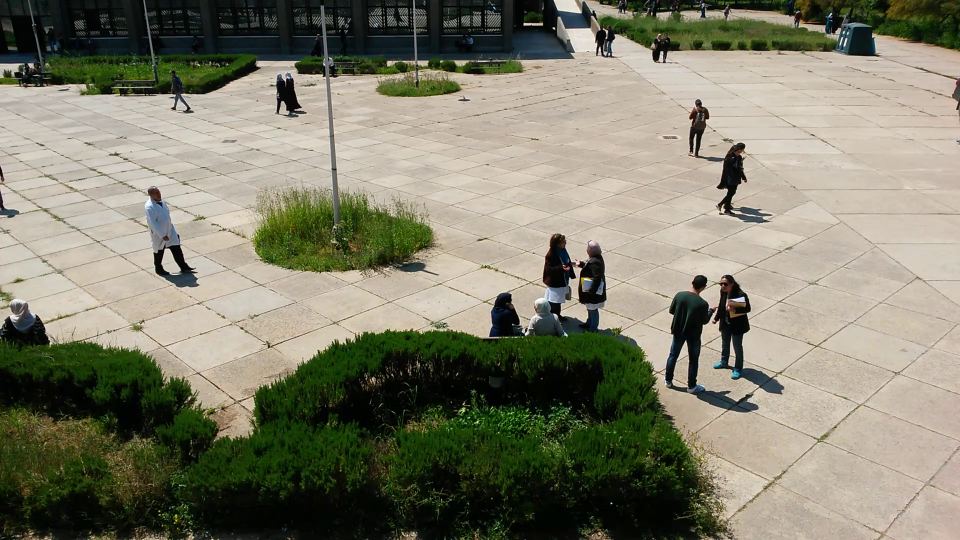
#> input picture d2.png, 1920 x 1080 px (shown at 1/2 size)
$ python main.py
#> lines starting #> are read from the running program, lines starting #| are printed output that depends on the picture
import cv2
import numpy as np
from math import inf

img1 = cv2.imread('d2.png')
#> img1 is the input picture: shape (1080, 1920, 3); mean B, G, R 107.8, 126.5, 128.2
grayImg1 = cv2.cvtColor(img1, cv2.COLOR_BGR2YCrCb)[:,:,0]
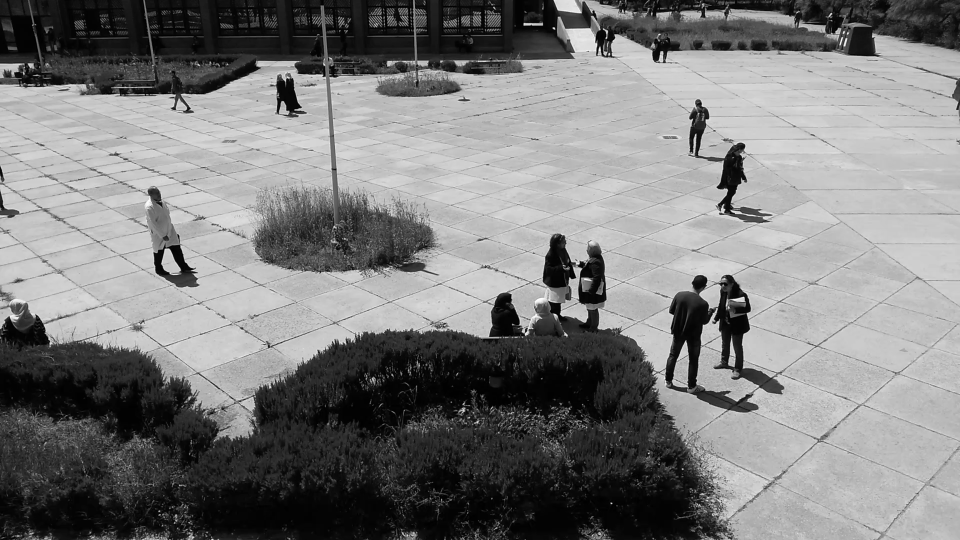
#> grayImg1: shape (1080, 1920) (shown at 1/2 size); min 0, max 255, mean 124.8
print(img1.shape)
#| (1080, 1920, 3)
img2 = cv2.imread('fi.png')
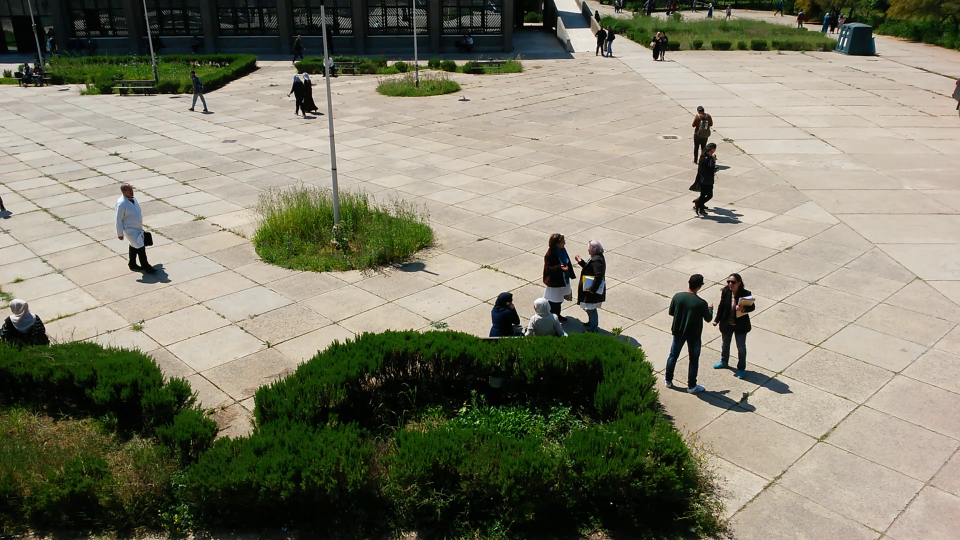
#> input picture fi.png, 1920 x 1080 px (shown at 1/2 size)
#> img2 is the input picture: shape (1080, 1920, 3); mean B, G, R 107.6, 126.5, 128.1
grayImg2 = cv2.cvtColor(img2, cv2.COLOR_BGR2YCrCb)[:,:,0]
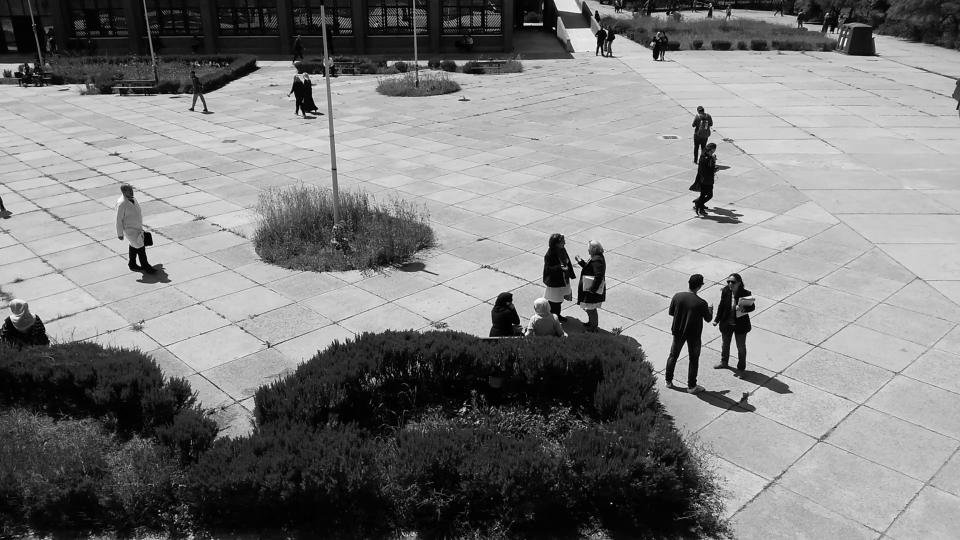
#> grayImg2: shape (1080, 1920) (shown at 1/2 size); min 0, max 255, mean 124.7

imageN = np.zeros((1080,1920)).astype(np.uint8)
imagepad = np.zeros((1080+128,1920+128)).astype(np.uint8)
imagepad[64:1144,64:1984]= grayImg2
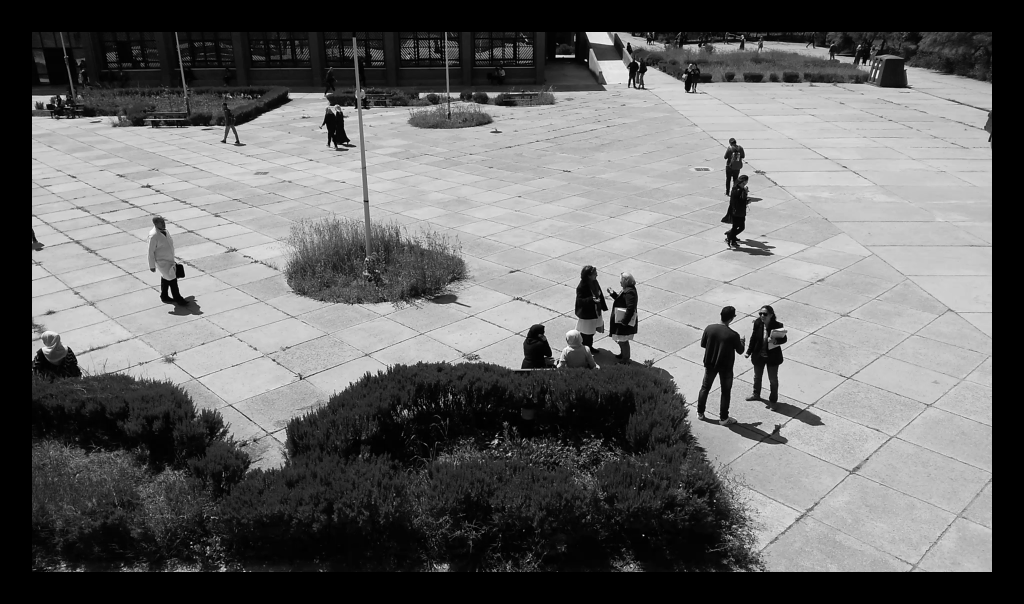
#> imagepad: shape (1208, 2048) (shown at 1/2 size); min 0, max 255, mean 104.6
cv2.imshow('imagepad', imagepad)
cv2.waitKey(0)

def Mse(block1, block2):
   err = np.sum((block1- block2)**2)
   err = err / (block1.shape[0]*block1.shape[1])
   return err

def search(step, b1cor, bloc1, i,j):
    newblock = b1cor
    while step>=1:
        #print("new block"+str(newblock))
        cord =[]
        cord.append([newblock[0]-step,newblock[1]-step,newblock[2]-step,newblock[3]-step])
        cord.append([newblock[0]-step,newblock[1]-step,newblock[2],newblock[3]])
        cord.append([newblock[0]-step,newblock[1]-step,newblock[2]+step,newblock[3]+step])
        cord.append([newblock[0],newblock[1],newblock[2]-step,newblock[3]-step])
        cord.append([newblock[0],newblock[1],newblock[2],newblock[3]])
        cord.append([newblock[0],newblock[1],newblock[2]+step,newblock[3]+step])
        cord.append([newblock[0]+step,newblock[1]+step,newblock[2]-step,newblock[3]-step])
        cord.append([newblock[0]+step,newblock[1]+step,newblock[2],newblock[3]])
        cord.append([newblock[0]+step,newblock[1]+step,newblock[2]+step,newblock[3]+step])
        mini = inf
        for k in cord:
            # print(k)
            # continue
            voisin = imagepad[k[0]:k[1],k[2]:k[3]]
            loss = Mse(voisin, bloc1)
            if loss < mini:
                mini = loss
                newblock = k
        step= step//2
    if mini > 50:
        imageN[i:i+16,j:j+16] = imagepad[newblock[0]:newblock[1], newblock[2]: newblock[3]]


for i in range(0,grayImg1.shape[0]-16,16):
    for j in range(0,grayImg1.shape[1]-16,16):
        #image1 blocks
        bloc1 = grayImg1[i:(i+16), (j):(j+16)]
        b1cor = [i+64,(i+16)+64,j+64,(j+16)+64]
        step = 64
        search(step, b1cor, bloc1, i,j)
cv2.imwrite('image072_residue.png', imageN)
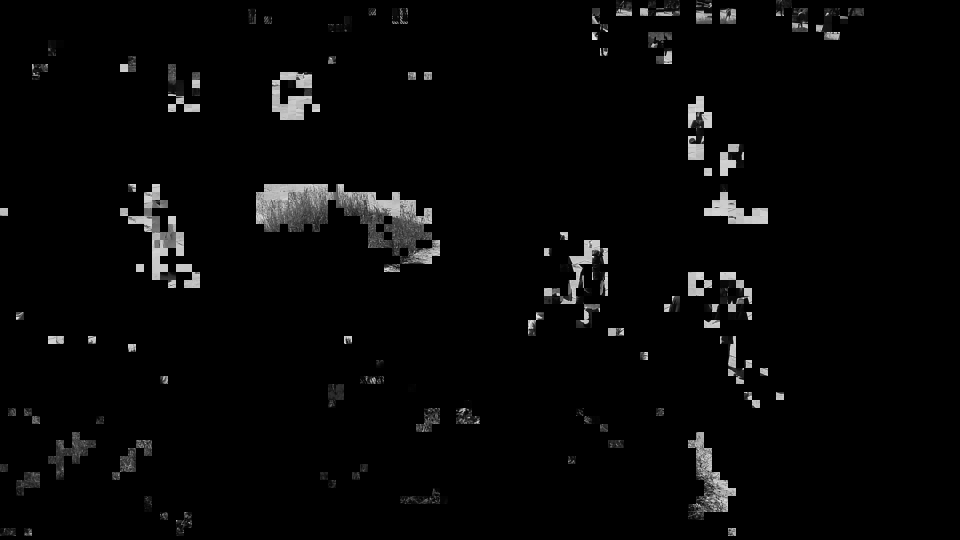
#> saved as image072_residue.png: shape (1080, 1920) (shown at 1/2 size); min 0, max 255, mean 7
